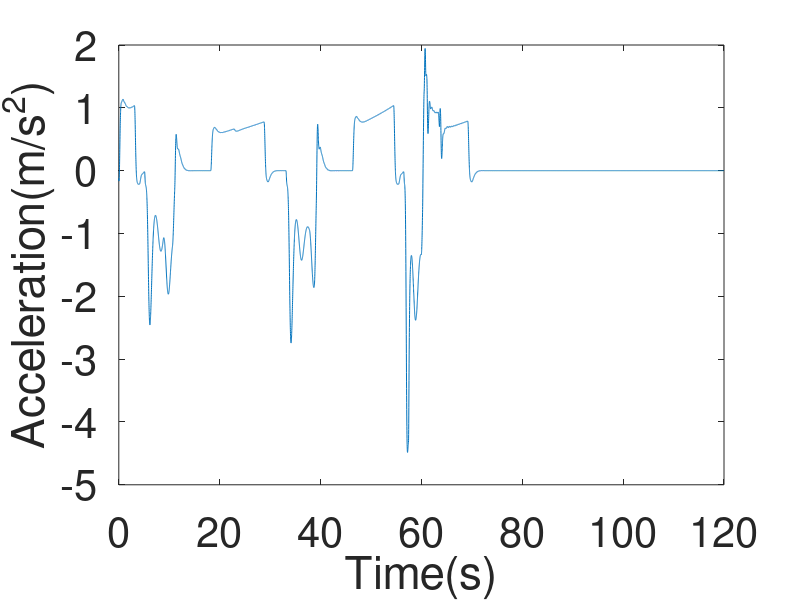

MATLAB code for this plot: (Note: this script raises an error after producing the figure.)
close all
clear all
clc

load('V0_Spd_Pos.mat'); %Veh0_Time_Step/Veh0_Spd/Veh0_Pos

% Veh0_Spd = Veh0_Spd/3.6;

Veh0_Accel = (Veh0_Spd(2:end)-Veh0_Spd(1:end-1))/0.01;
Veh0_Accel = [Veh0_Accel;Veh0_Accel(end)];
L = 5;
h = 1;

figure()
plot(Veh0_Time_Step,Veh0_Accel)
xlabel('Time(s)','FontSize',30)
ylabel('Acceleration(m/s^2)','FontSize',30)
set(gca,'FontSize',30)
%% Simulation

tspan = 0:0.1:Veh0_Time_Step(end);
% y0 = [60;60/3.6;0;40;60/3.6;0;20;60/3.6;0]; %x1(0) / v1(0) / a1(0) / x2(0) / v2(0) /a2(0) / x3(0) / v3(0) /a3(0)
% y0 = [60;60/3.6;0;40;60/3.6;0]; %x1(0) / v1(0) / a1(0) / x2(0) / v2(0) /a2(0) 
% y0 = [60;60/3.6;0;20;60/3.6;0]; %x1(0) / v1(0) / a1(0) / x2(0) / v2(0) /a2(0) 
y0 = [60;60/3.6;0]; %x1(0) / v1(0) / a1(0) / x2(0) / v2(0) /a2(0) 


% opts = odeset('RelTol',1e-1,'AbsTol',1e-1);
[t,y] = ode45(@(t,y) VehLongPlatoonDynamics(t,y,Veh0_Time_Step,Veh0_Pos,Veh0_Spd),tspan,y0);

Veh1_Pos = y(:,1);
Veh1_Spd = y(:,2);
Veh1_Accel = y(:,3);
% Veh2_Pos = y(:,4);
% Veh2_Spd = y(:,5);
% Veh2_Accel = y(:,6);
% Veh3_Pos = y(:,7);
% Veh3_Spd = y(:,8);
% Veh3_Accel = y(:,9);

e_x1_t = zeros(length(t),1);
e_v1_t = zeros(length(t),1);
% e_x2_t = Veh1_Pos-Veh2_Pos-L*ones(length(Veh2_Spd),1)-h*Veh2_Spd;
% e_v2_t = Veh1_Spd - Veh2_Spd;
% e_x3_t = Veh2_Pos-Veh3_Pos-L*ones(length(Veh3_Spd),1)-h*Veh3_Spd;
% e_v3_t = Veh2_Spd - Veh3_Spd;

u1_t = zeros(length(t),1);
% u2_t = zeros(length(t),1);
% u3_t = zeros(length(t),1);

V1_t = zeros(length(t),1);
% V2_t = zeros(length(t),1);
a1_est_t = zeros(length(t),1);
for i =1:1:length(t)
   t_s = t(i); 
   X1_t = y(i,:);
   [u1,e_x,e_v,A1,B1,K1,ZX1,GAMMA1] = BackSteppingCF_Veh1(X1_t,t_s,Veh0_Time_Step,Veh0_Pos,Veh0_Spd);
%    X2 = [Veh2_Pos(i);Veh2_Spd(i);Veh2_Accel(i)];
%    [u2,~,~,~,~,~,ZX2,GAMMA2] = BackSteppingCF_Veh2(X2,Veh1_Pos(i),Veh1_Spd(i),A1,B1,K1,ZX1);
   a1_est_t = K1'*ZX1;
   
   V1_t(i) = norm(ZX1);
%    V2_t(i) = norm(ZX2);
   e_x1_t(i) = e_x;
   e_v1_t(i) = e_v;
  
   u1_t(i) = u1;
%    u2_t(i) = u2;
end

%%
figure()
plot(Veh0_Time_Step,Veh0_Pos,'LineWidth',2)
hold on
plot(t,Veh1_Pos,'LineWidth',2)
% plot(t,Veh2_Pos,'LineWidth',2)
% plot(t,Veh3_Pos,'LineWidth',2)
legend('Veh0','Veh1','Veh2','Veh3')
xlabel('Time(sec)','FontSize',30)
ylabel('Position(m)','FontSize',30)
set(gca,'FontSize',30)

figure()
plot(Veh0_Time_Step,Veh0_Spd,'LineWidth',2)
hold on
plot(t,Veh1_Spd,'LineWidth',2)
% plot(t,Veh2_Spd,'LineWidth',2)
% plot(t,Veh3_Spd,'LineWidth',2)
xlabel('Time(sec)','FontSize',30)
ylabel('Speed(m/s)','FontSize',30)
legend('Veh0','Veh1','Veh2','Veh3')
set(gca,'FontSize',30)

figure()
plot(t,e_x1_t,'LineWidth',2)
hold on
% plot(t,e_x2_t,'LineWidth',2)
% plot(t,e_x3_t,'LineWidth',2)
xlabel('Time(sec)','FontSize',30)
ylabel('Gap error(m)','FontSize',30)
legend('Veh0-Veh1','Veh1-Veh2','Veh2-Veh3')
set(gca,'FontSize',30)

figure()
plot(t,e_v1_t,'LineWidth',2);
hold on
% plot(t,e_v2_t,'LineWidth',2);
% plot(t,e_v3_t,'LineWidth',2);
xlabel('Time(sec)','FontSize',30)
ylabel('Speed error(m/s)','FontSize',30)
legend('Veh0-Veh1','Veh1-Veh2','Veh2-Veh3')
set(gca,'FontSize',30)

figure()
plot(t,u1_t,'LineWidth',2);
hold on
% plot(t,u2_t,'LineWidth',2);
xlabel('Time(sec)','FontSize',30)
ylabel('ControlInput','FontSize',30)
legend('Veh1','Veh2')
set(gca,'FontSize',30)
ylim([-20000,20000])

%%
figure()
plot(t,V1_t/2)
hold on
% plot(t,V2_t/2)
V1_bound = (V1_t(1)/2-GAMMA1/(2*kappa1))*exp(-0.2*t)+GAMMA1/(2*kappa1);
% V2_bound = (V2_t(1)/2-GAMMA2/0.2)*exp(-0.1*t)+GAMMA2/0.1;
plot(t,V1_bound,'-.')
% plot(t,V2_bound,'-.')
legend('V1','V2','V1bound','V2bound')



